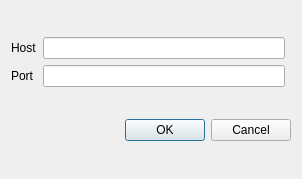
<?xml version="1.0" encoding="UTF-8"?>
<ui version="4.0">
 <class>ConnectionDialog</class>
 <widget class="QDialog" name="ConnectionDialog">
  <property name="geometry">
   <rect>
    <x>0</x>
    <y>0</y>
    <width>302</width>
    <height>179</height>
   </rect>
  </property>
  <property name="windowTitle">
   <string>Dialog</string>
  </property>
  <layout class="QGridLayout" name="gridLayout_2">
   <item row="0" column="0">
    <layout class="QGridLayout" name="gridLayout">
     <item row="0" column="0">
      <widget class="QLabel" name="label">
       <property name="text">
        <string>Host</string>
       </property>
      </widget>
     </item>
     <item row="0" column="1">
      <widget class="QLineEdit" name="edtHost"/>
     </item>
     <item row="1" column="0">
      <widget class="QLabel" name="label_2">
       <property name="text">
        <string>Port</string>
       </property>
      </widget>
     </item>
     <item row="1" column="1">
      <widget class="QLineEdit" name="edtPort"/>
     </item>
    </layout>
   </item>
   <item row="1" column="0" colspan="2">
    <widget class="QDialogButtonBox" name="buttonBox">
     <property name="orientation">
      <enum>Qt::Horizontal</enum>
     </property>
     <property name="standardButtons">
      <set>QDialogButtonBox::Cancel|QDialogButtonBox::Ok</set>
     </property>
    </widget>
   </item>
  </layout>
 </widget>
 <resources/>
 <connections>
  <connection>
   <sender>buttonBox</sender>
   <signal>accepted()</signal>
   <receiver>ConnectionDialog</receiver>
   <slot>accept()</slot>
   <hints>
    <hint type="sourcelabel">
     <x>248</x>
     <y>254</y>
    </hint>
    <hint type="destinationlabel">
     <x>157</x>
     <y>274</y>
    </hint>
   </hints>
  </connection>
  <connection>
   <sender>buttonBox</sender>
   <signal>rejected()</signal>
   <receiver>ConnectionDialog</receiver>
   <slot>reject()</slot>
   <hints>
    <hint type="sourcelabel">
     <x>316</x>
     <y>260</y>
    </hint>
    <hint type="destinationlabel">
     <x>286</x>
     <y>274</y>
    </hint>
   </hints>
  </connection>
 </connections>
</ui>
